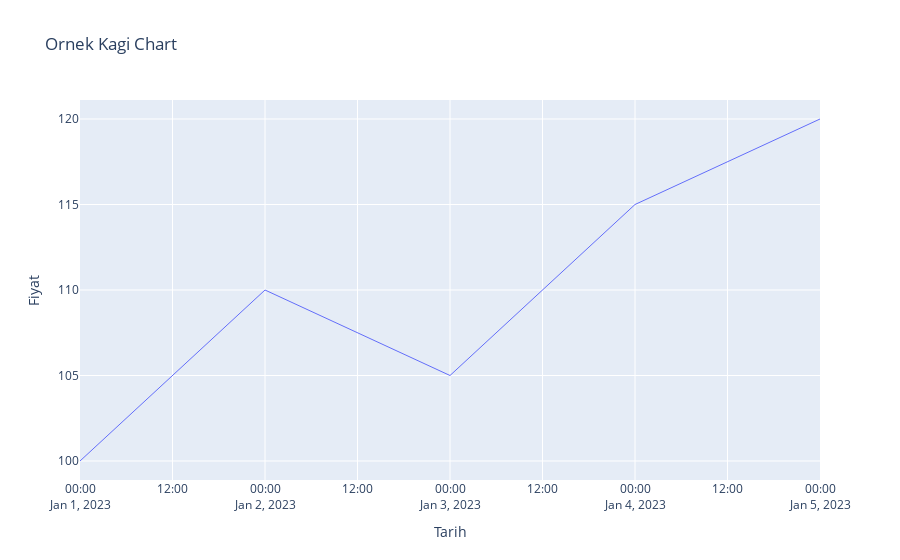

Notebook cell for this chart:
### Markdown cell above
# Kagi Chart

### Code cell
import plotly.graph_objects as go

dates = ['2023-01-01', '2023-01-02', '2023-01-03', '2023-01-04', '2023-01-05']
prices = [100, 110, 105, 115, 120]

fig = go.Figure(go.Scatter(x=dates, y=prices, mode='lines', line=dict(width=1)))

fig.update_layout(
    title='Ornek Kagi Chart',
    xaxis=dict(title='Tarih'),
    yaxis=dict(title='Fiyat'),
)
fig.write_image('kagi_chart.png')
fig.show()

### Figure 1 — Plotly figure (JSON) as saved in the notebook; plotly's stock layout.template omitted (floating-point values rounded to 4 significant figures)
{"data": [{"line": {"width": 1}, "mode": "lines", "type": "scatter", "x": ["2023-01-01", "2023-01-02", "2023-01-03", "2023-01-04", "2023-01-05"], "y": [100, 110, 105, 115, 120]}], "layout": {"autosize": true, "title": {"text": "Ornek Kagi Chart"}, "xaxis": {"autorange": true, "range": ["2023-01-01", "2023-01-05"], "title": {"text": "Tarih"}, "type": "date"}, "yaxis": {"autorange": true, "range": [98.89, 121.1], "title": {"text": "Fiyat"}, "type": "linear"}}}
